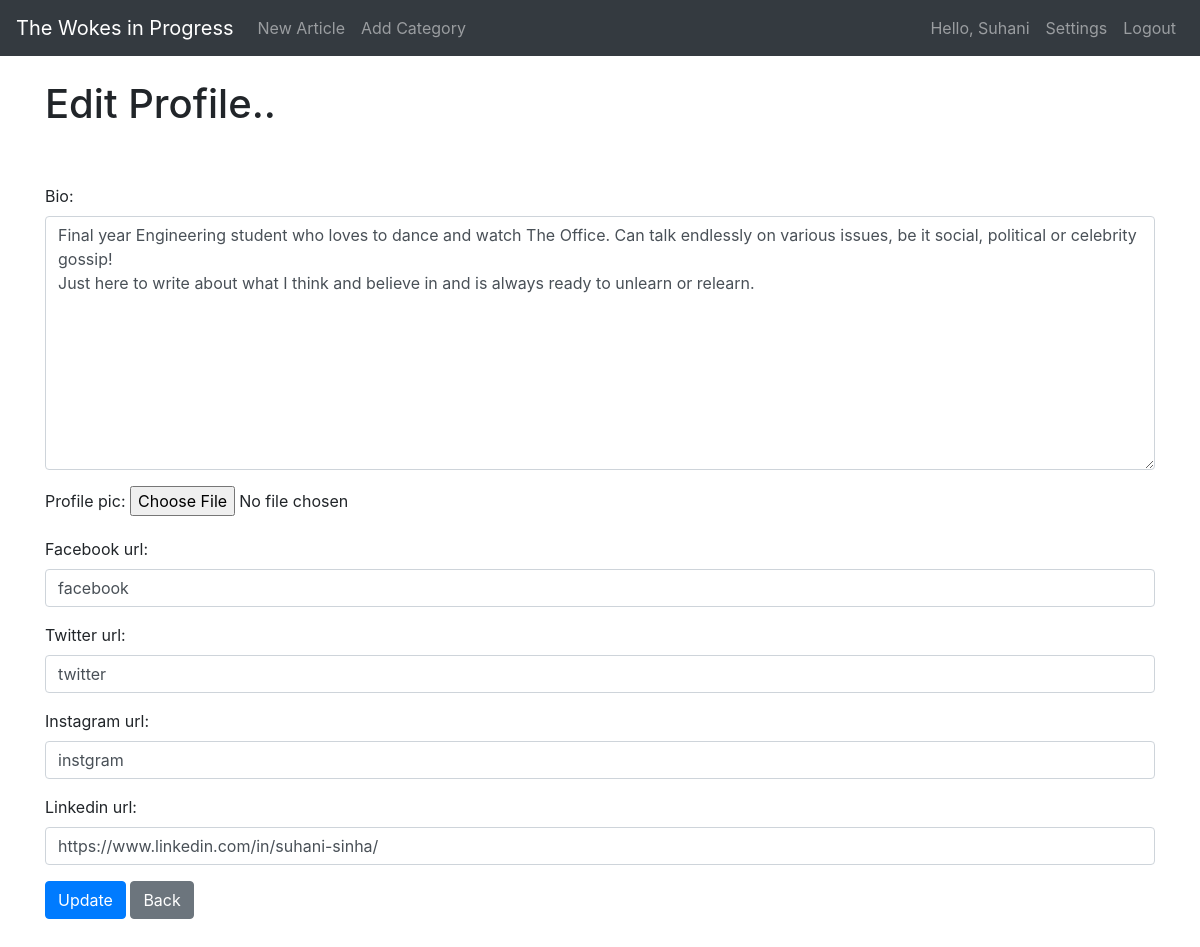
The app's page /my_profile/edit/1 (signed in) with its own data.
### blog/models.py (models this page shows, shortened)
class Profile(models.Model):
    user = models.OneToOneField(User, null=True, on_delete=models.CASCADE)
    bio = models.TextField(null=True, blank=True, default="This is my bio.")
    profile_pic = models.ImageField(null=True, blank=True, upload_to="images/profile/")
    facebook_url = models.CharField(max_length=255, null=True, blank=True)
    twitter_url = models.CharField(max_length=255, null=True, blank=True)
    instagram_url = models.CharField(max_length=255, null=True, blank=True)
    linkedin_url = models.CharField(max_length=255, null=True, blank=True)

### blog/views.py (the view)
# urls.py: path('my_profile/edit/<int:pk>', EditMyProfileView.as_view(), name='edit-myprofile'),
class EditMyProfileView(UpdateView):
    model = Profile
    form_class = ProfileForm
    template_name = 'edit_myprofile.html'
    success_url = reverse_lazy('my-profile')

### blog/forms.py
class ProfileForm(forms.ModelForm):
    class Meta:
        model = Profile
        fields = ('bio', 'profile_pic', 'facebook_url', 'twitter_url', 'instagram_url', 'linkedin_url')
        widgets = {
            'bio': forms.Textarea(attrs={'class': 'form-control'}),
            'facebook_url': forms.TextInput(attrs={'class': 'form-control'}),
            'twitter_url': forms.TextInput(attrs={'class': 'form-control'}),
            'instagram_url': forms.TextInput(attrs={'class': 'form-control'}),
            'linkedin_url': forms.TextInput(attrs={'class': 'form-control'}),
        }

### blog/templates/edit_myprofile.html (shortened to what this page needs)
{% extends 'base.html'  %}
{% block content %}
{% if user.is_authenticated%}
    {% if user.id == profile.user.id %}
    <h1>Edit Profile..</h1>
    <br><br>
    <div class="form-group">
        <form method="POST" enctype="multipart/form-data">
            {{ form.as_p }}
            <button class="btn btn-primary" >Update</button>
            <a href="{% url 'my-profile' %}" class="btn btn-secondary">Back</a>
        </form>
    </div>
    {% else %}
    <h4>Access Denied.</h4><br><br>
    <a href="{% url 'home' %}" class="btn btn-secondary">Back</a>
    {% endif %}
{% else %}
    <h4>Please <a href="{% url 'login' %}">Login</a> to edit your profile.</h4><br><br>
    <a href="{% url 'home' %}" class="btn btn-secondary">Back</a>
{% endif %}
{% endblock %}

### blog/templates/base.html (shortened to what this page needs)
<!doctype html>
{% load static %}
<html lang="en">
    <head>
        <link rel="stylesheet" href="https://stackpath.bootstrapcdn.com/bootstrap/4.5.0/css/bootstrap.min.css">
    </head>
    <body>
        <nav class="navbar navbar-expand-lg navbar-dark bg-dark">
            <a class="navbar-brand" href="{% url 'home' %}">The Wokes in Progress
            </a>
            <div class="collapse navbar-collapse" id="navbarSupportedContent">
                <ul class="navbar-nav mr-auto">
                {% if user.is_authenticated %}
                    <li class="nav-item">
                        <a class="nav-link" href="{% url 'new-article' %}">New Article</a>
                    </li>
                    <li class="nav-item">
                        <a class="nav-link" href="{% url 'add-category' %}">Add Category</a>
                    </li>
                </ul>
                <ul class="navbar-nav ml-auto">
                    <li class="nav-item">
                        <a class="nav-link" href="{% url 'my-profile' %}">Hello, {{user.first_name}}</a>
                    </li>
                    <li class="nav-item">
                        <a class="nav-link" href="{% url 'settings' %}">Settings</a>
                    </li>
                    <li class="nav-item">
                        <a class="nav-link" href="{% url 'logout' %}">Logout</a>
                    </li>
                </ul>
                {% endif %}
            </div>
        </nav>
        <br>
        <div class="container">
            {% block content %}
            {% endblock %}
        </div>
        <br>
    </body>
</html>

### records on screen
Profile: bio "Final year Engineering student who loves to dance and watch The Office. Can talk endlessly on various issues, be it social, political or celebrity gossip! Just here to write about what I think and believe in and is always ready to unlearn or relearn.", facebook_url "facebook", twitter_url "twitter", instagram_url "instgram", linkedin_url "https://www.linkedin.com/in/suhani-sinha/"

### other values on screen
{{ user.first_name }} "Suhani"
